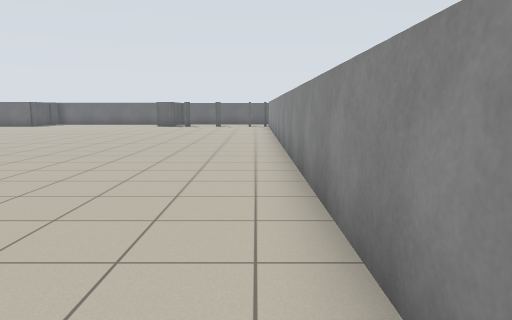
View 1 (above)

24 first-person views from a walk through a world built for the Player/Stage simulator. The camera is 1.1 m above the floor, tilts 8° down and sees 70° across. Floor lines are 1 m apart. The floor is counted in squares, 1 m on a side. Each view is taken from the middle of a square. On the plan, view 1 faces up. The plan holds only what a view shows up to about 14 squares ahead; the rest is blank. Robots are left out.

View 2
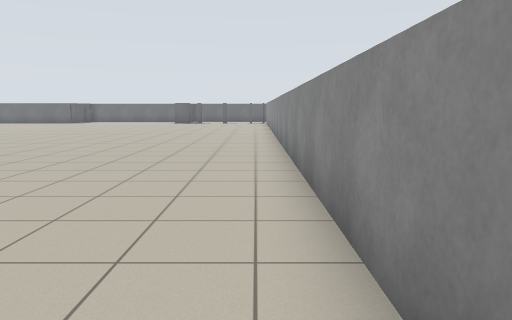

View 3
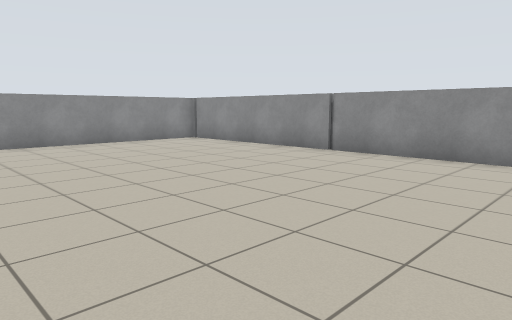

View 4
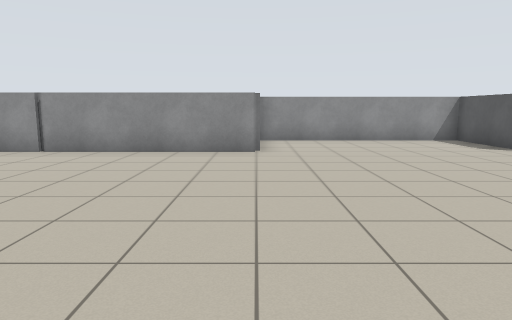

View 5
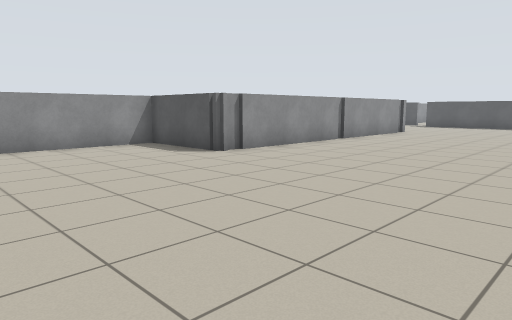

View 6
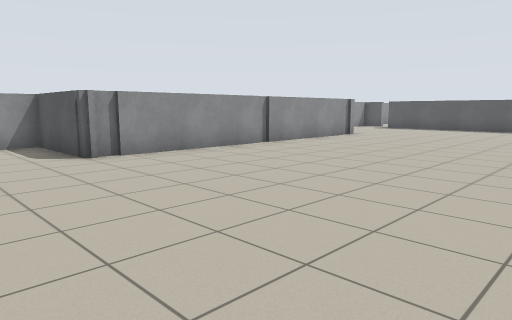

View 7
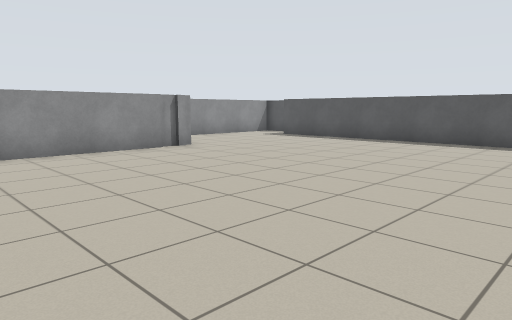

View 8
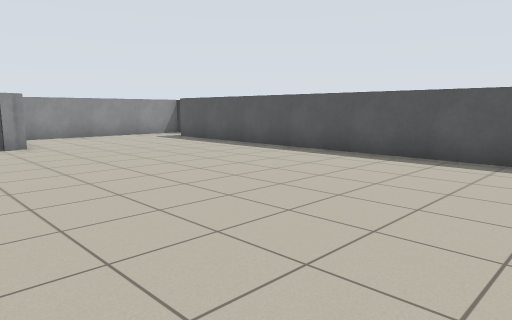

View 9
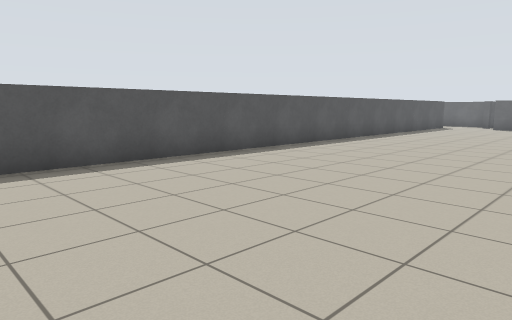

View 10
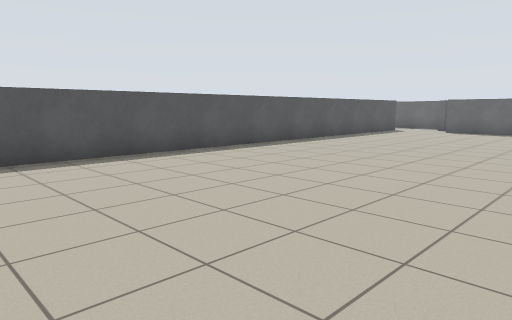

View 11
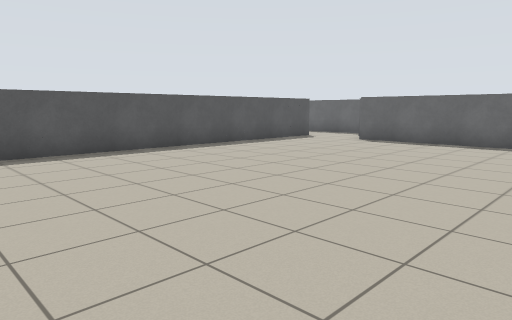

View 12
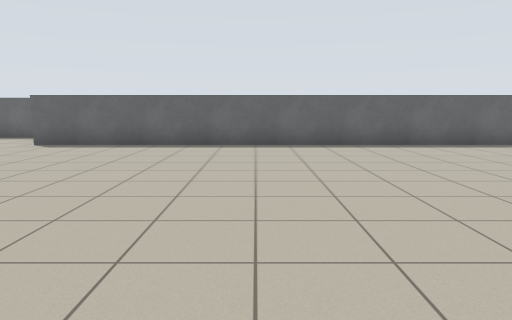

View 13
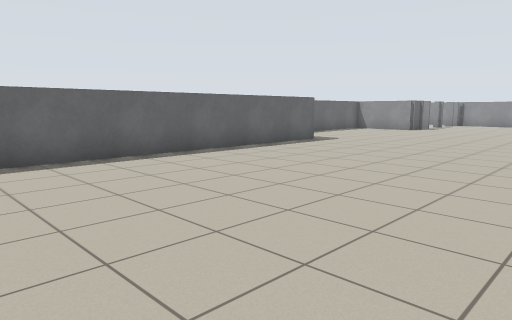

View 14
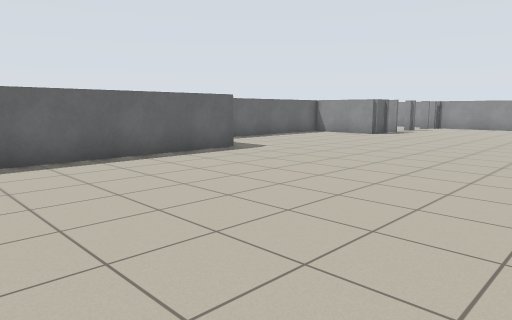

View 15
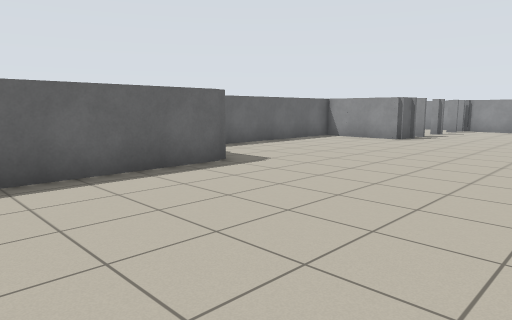

View 16
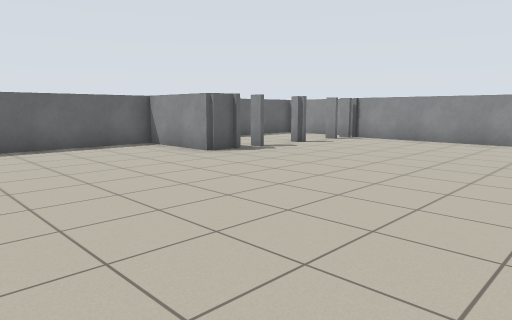

View 17
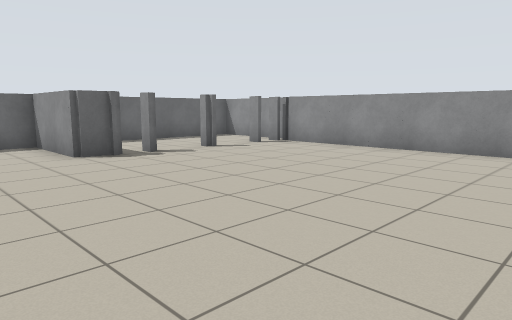

View 18
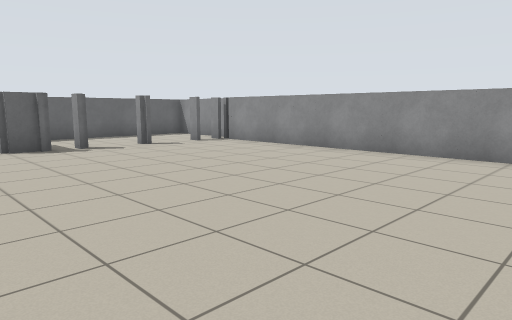

View 19
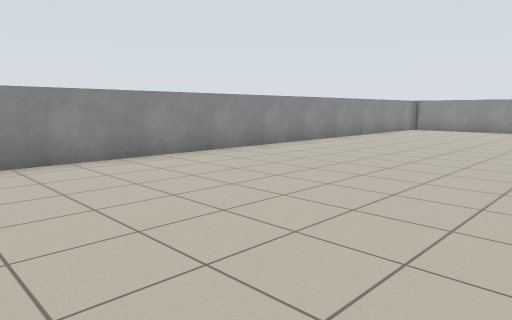

View 20
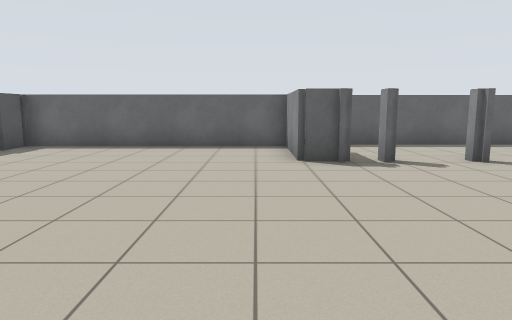

View 21
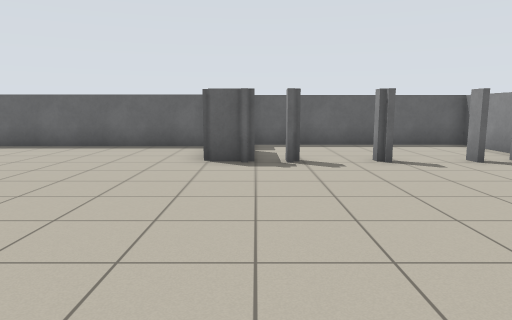

View 22
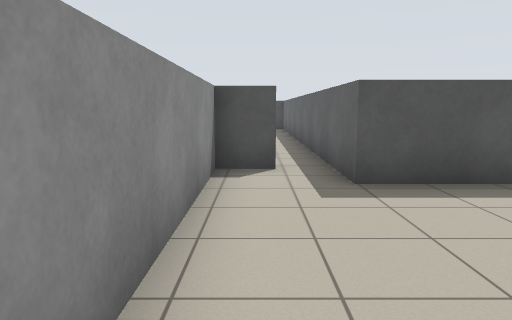

View 23
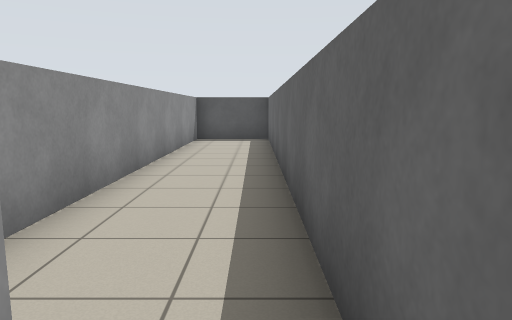

View 24
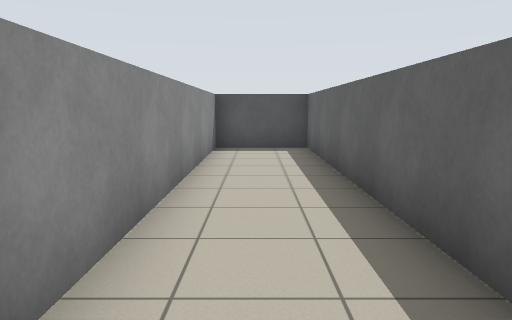

### Floor plan
Points are (right, up) in squares from view 1. A wall is a line through its corners. A room is listed if a view was taken in it or the views show most of it. See-through windows are left out.
Room 1 (views 1, 2, 3, 4, 5, 6, 7, 8, 9, 10, 11, 12, 13, 14, 15, 16, 17, 18, 19, 20, 21, 22, 23)
walls: (-13.8, 23) (-32.8, 23); (-11, -5.3) (0.8, -5.3) (0.8, 22.5); (-29.6, -5.3) (-18, -5.3) (-18, -8.7) (-11.1, -8.7); (-5, 22.6) (-6.1, 22.6) (-6.1, 25.7) (-13.7, 25.7) (-13.7, 24.6); (-2.5, 22.4) (-2.5, 22.9); (-35.3, 21.9) (-35.3, -6.5) (-37.5, -6.5); (0.5, 22.4) (0.5, 22.9); (-34.4, 25.7) (-35.8, 25.7); (1.3, 22.9) (1.3, 26.1) (-5.1, 26.1); (-36.6, -7.6) (-36.6, -8.7) (-30.2, -8.7)
ways out: opening at (-38, -7) to room 2; gap at (-5, 23)
Room 2 (view 24)
walls: (-37.5, -6.5) (-49.3, -6.5) (-49.3, -9.1) (-38.9, -9.1)
ways out: opening at (-38, -7) to room 1

Where each view was taken, in squares from view 1:
view 1: 0 up, 0 right, facing up
view 2: 5 down, 0 right, facing up
view 3: 3 up, 11 left, facing down-right
view 4: 4 up, 11 left, facing down
view 5: 2 up, 12 left, facing down-left
view 6: 3 up, 15 left, facing down-left
view 7: 4 up, 23 left, facing down-left
view 8: 6 up, 27 left, facing down-left
view 9: 1 up, 28 left, facing up-left
view 10: 5 up, 27 left, facing up-left
view 11: 11 up, 26 left, facing up-left
view 12: 12 up, 26 left, facing up
view 13: 15 up, 25 left, facing up-right
view 14: 15 up, 21 left, facing up-right
view 15: 17 up, 19 left, facing up-right
view 16: 15 up, 12 left, facing up-right
view 17: 14 up, 9 left, facing up-right
view 18: 12 up, 8 left, facing up-right
view 19: 14 up, 7 left, facing down-right
view 20: 15 up, 7 left, facing up
view 21: 15 up, 5 left, facing up
view 22: 8 down, 30 left, facing left
view 23: 7 down, 36 left, facing left
view 24: 8 down, 39 left, facing left
